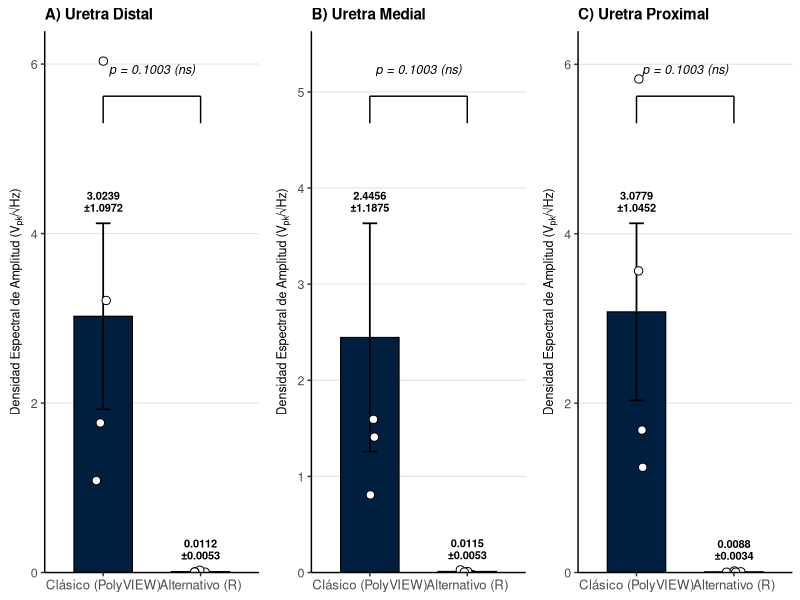

Here is the R script that generated this plot:
# ============================================================
# GRÁFICA 3: Barras comparativas por región con Wilcoxon pareado
# Método Clásico (PolyVIEW) vs Método Alternativo (R)
# Con valores numéricos en cada barra
# ============================================================

# Librerías necesarias
library(ggplot2)
library(dplyr)
library(tidyr)
library(gridExtra)

# ============================================================
# DATOS
# ============================================================

datos <- data.frame(
  Especimen = rep(c("H_551", "H_563", "H_564", "H_573"), times = 3),
  Region = c(rep("Distal", 4), rep("Medial", 4), rep("Proximal", 4)),
  Clasico = c(
    1.0850, 6.0351, 3.2103, 1.7653,
    1.5934, 5.9724, 0.8079, 1.4089,
    1.6815, 5.8265, 3.5614, 1.2420
  ),
  Alternativo = c(
    0.0049, 0.0269, 0.0071, 0.0057,
    0.0052, 0.0269, 0.0095, 0.0043,
    0.0040, 0.0184, 0.0088, 0.0041
  )
)

# ============================================================
# FUNCIÓN: Error estándar
# ============================================================

error_estandar <- function(x) sd(x) / sqrt(length(x))

# ============================================================
# PRUEBAS DE WILCOXON PAREADO POR REGIÓN
# y cálculo de medias + error estándar
# ============================================================

regiones <- c("Distal", "Medial", "Proximal")
resultados_wilcoxon <- list()
resumen_stats <- data.frame()

cat("=== PRUEBAS DE WILCOXON PAREADO POR REGIÓN ===\n\n")

for (reg in regiones) {
  
  subset_reg <- datos %>% filter(Region == reg)
  
  # Wilcoxon pareado
  test <- wilcox.test(
    subset_reg$Clasico,
    subset_reg$Alternativo,
    paired = TRUE,
    exact = FALSE
  )
  
  pval <- round(test$p.value, 4)
  
  # Etiqueta de significancia
  sig <- ifelse(pval < 0.001, "***",
                ifelse(pval < 0.01,  "**",
                       ifelse(pval < 0.05,  "*", "ns")))
  
  resultados_wilcoxon[[reg]] <- list(p = pval, sig = sig)
  
  cat("Región:", reg, "\n")
  cat("  W =", test$statistic, "\n")
  cat("  p-valor =", pval, "\n")
  cat("  Significancia:", sig, "\n\n")
  
  # Estadísticos descriptivos
  resumen_stats <- rbind(resumen_stats, data.frame(
    Region   = reg,
    Metodo   = "Clásico (PolyVIEW)",
    Media    = mean(subset_reg$Clasico),
    EE       = error_estandar(subset_reg$Clasico)
  ))
  
  resumen_stats <- rbind(resumen_stats, data.frame(
    Region   = reg,
    Metodo   = "Alternativo (R)",
    Media    = mean(subset_reg$Alternativo),
    EE       = error_estandar(subset_reg$Alternativo)
  ))
}

# Ordenar factores
resumen_stats$Region <- factor(resumen_stats$Region,
                               levels = c("Distal", "Medial", "Proximal"))
resumen_stats$Metodo <- factor(resumen_stats$Metodo,
                               levels = c("Clásico (PolyVIEW)",
                                          "Alternativo (R)"))

# ============================================================
# COLORES
# ============================================================

colores_metodos <- c(
  "Clásico (PolyVIEW)" = "#001F3F",
  "Alternativo (R)"    = "#1F3B4D"
)

# ============================================================
# FUNCIÓN: construir panel por región
# ============================================================

construir_panel <- function(region, letra_panel) {
  
  datos_reg <- resumen_stats %>% filter(Region == region)
  pval      <- resultados_wilcoxon[[region]]$p
  sig       <- resultados_wilcoxon[[region]]$sig
  y_max     <- max(datos_reg$Media + datos_reg$EE) * 1.55
  
  # Etiqueta p-valor
  etiqueta_p <- ifelse(
    sig == "ns",
    paste0("p = ", pval, " (ns)"),
    paste0("p = ", pval, " (", sig, ")")
  )
  
  # Etiquetas numéricas para cada barra
  # Clásico con 4 decimales, Alternativo con 4 decimales
  etiquetas_barras <- datos_reg %>%
    mutate(
      Label = ifelse(
        Metodo == "Clásico (PolyVIEW)",
        paste0(round(Media, 4), "\n±", round(EE, 4)),
        paste0(round(Media, 4), "\n±", round(EE, 4))
      ),
      # Posición y del texto: encima de la barra + EE
      y_label = Media + EE + (y_max * 0.04)
    )
  
  ggplot(datos_reg, aes(x = Metodo, y = Media, fill = Metodo)) +
    
    # Barras
    geom_bar(stat = "identity",
             width = 0.6,
             color = "black",
             linewidth = 0.4) +
    
    # Barras de error estándar
    geom_errorbar(aes(ymin = Media - EE,
                      ymax = Media + EE),
                  width = 0.15,
                  linewidth = 0.6,
                  color = "black") +
    
    # Valores numéricos encima de cada barra (Media ± EE)
    geom_text(
      data = etiquetas_barras,
      aes(x = Metodo,
          y = y_label,
          label = Label),
      size = 2.8,
      fontface = "bold",
      color = "black",
      lineheight = 0.9
    ) +
    
    # Puntos individuales por espécimen
    geom_jitter(
      data = datos %>%
        filter(Region == region) %>%
        pivot_longer(cols = c(Clasico, Alternativo),
                     names_to = "Metodo_raw",
                     values_to = "Valor") %>%
        mutate(
          Metodo = ifelse(Metodo_raw == "Clasico",
                          "Clásico (PolyVIEW)",
                          "Alternativo (R)"),
          Metodo = factor(Metodo,
                          levels = c("Clásico (PolyVIEW)",
                                     "Alternativo (R)"))
        ),
      aes(x = Metodo, y = Valor),
      width = 0.08,
      size = 2.5,
      shape = 21,
      fill = "white",
      color = "black",
      stroke = 0.5,
      inherit.aes = FALSE
    ) +
    
    # Línea de significancia entre barras
    annotate("segment",
             x = 1, xend = 2,
             y = y_max * 0.88,
             yend = y_max * 0.88,
             linewidth = 0.5,
             color = "black") +
    annotate("segment",
             x = 1, xend = 1,
             y = y_max * 0.88,
             yend = y_max * 0.83,
             linewidth = 0.5,
             color = "black") +
    annotate("segment",
             x = 2, xend = 2,
             y = y_max * 0.88,
             yend = y_max * 0.83,
             linewidth = 0.5,
             color = "black") +
    annotate("text",
             x = 1.5,
             y = y_max * 0.93,
             label = etiqueta_p,
             size = 3.2,
             fontface = "italic",
             color = "black") +
    
    # Escalas
    scale_fill_manual(values = colores_metodos) +
    scale_y_continuous(
      expand = expansion(mult = c(0, 0)),
      limits = c(0, y_max)
    ) +
    
    # Etiquetas
    labs(
      title = paste0(letra_panel, ") Uretra ", region),
      x     = NULL,
      y     = expression("Densidad Espectral de Amplitud (V"["pk"]*"/√Hz)")
    ) +
    
    # Tema
    theme_classic() +
    theme(
      plot.title         = element_text(size = 11, face = "bold", hjust = 0),
      axis.title.y       = element_text(size = 9),
      axis.text.x        = element_text(size = 9.5),
      axis.text.y        = element_text(size = 9),
      legend.position    = "none",
      panel.grid.major.y = element_line(color = "grey90", linewidth = 0.4)
    )
}

# ============================================================
# CONSTRUIR LOS TRES PANELES
# ============================================================

panel_distal   <- construir_panel("Distal",   "A")
panel_medial   <- construir_panel("Medial",   "B")
panel_proximal <- construir_panel("Proximal", "C")

# ============================================================
# UNIR PANELES Y GUARDAR
# ============================================================

figura_3 <- grid.arrange(
  panel_distal,
  panel_medial,
  panel_proximal,
  ncol = 3
)

ggsave(
  filename = "Figura3_Wilcoxon_Regiones.png",
  plot     = figura_3,
  width    = 14,
  height   = 6,
  dpi      = 300,
  units    = "in"
)

cat("Gráfica guardada como: Figura3_Wilcoxon_Regiones.png\n")
